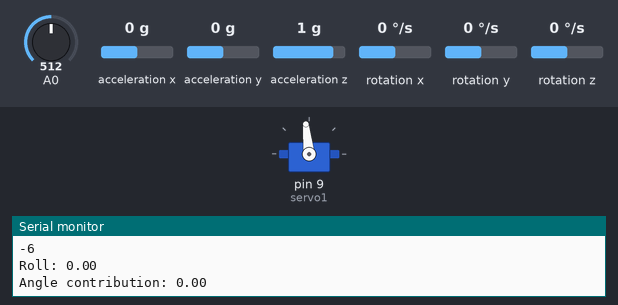
Recording of a sketch running on a simulated Arduino Uno, built with avr-gcc and run on an emulated ATmega328P. On the bench: servo, the last lines printed to the serial monitor. Inputs (shaded band) come from the test bench; at power-on: rotation x 0 °/s, A0 = 512, acceleration x 0 g, acceleration y 0 g, acceleration z 1 g, rotation y 0 °/s, rotation z 0 °/s.

Above: at 1.2 s.
1.3 s: rotation x set to -192 °/s
At 2.3 s:
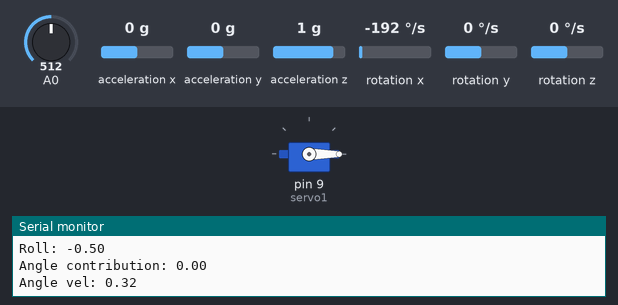
4.3 s: rotation x set to 4 °/s
7.3 s: rotation x set to 100 °/s
At 8.1 s:
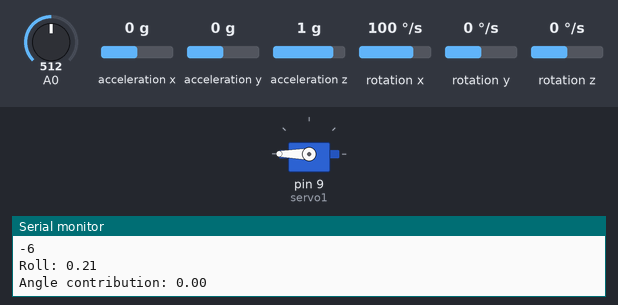
10.3 s: A0 set to 487
13.3 s: acceleration x set to -0.8 g
At 13.3 s:
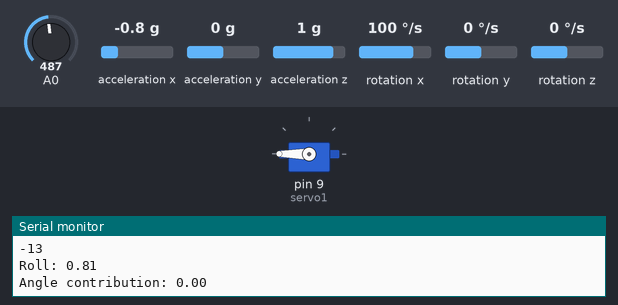
16.3 s: rotation x set to -100 °/s
At 17.4 s:
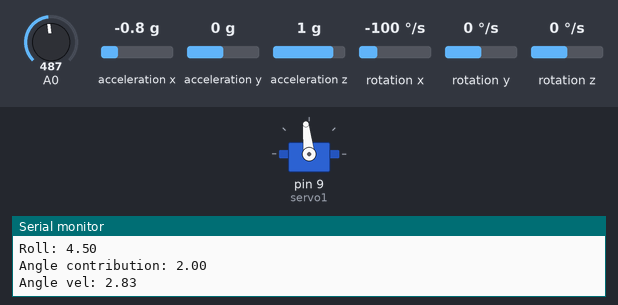
Timing chart, 0 to 19.5 s (numbered marks = the images above; inputs shaded):
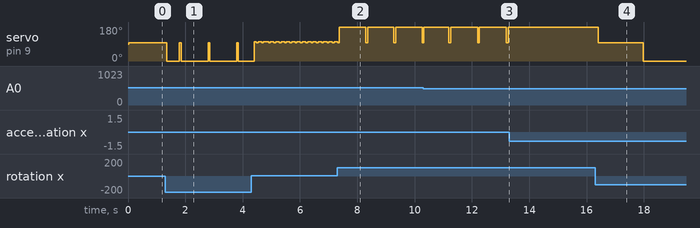

Measured:
- after the input at 1.3 s, servo on pin 9 (servo1): 96° → 0° after 0.06 s, then repeats every 1.0 s: 96° 0.06 s, 0° 0.93 s
- after the input at 7.3 s, servo on pin 9 (servo1): alternates 180° for 0.92 s and 96° for 0.06 s, starting after 0.08 s
- after the input at 13.3 s, servo on pin 9 (servo1): stops changing and stays 180°
- after the input at 16.3 s, servo on pin 9 (servo1): 180° → 96° after 0.10 s, → 0° 1.6 s later

The sketch:

Balance_v.1.0.1.ino
```cpp
////////////////////////////////////// Libary Imports ///////////////////////////////////
#include <PID_v1.h>
#include "CurieIMU.h"
#include <MadgwickAHRS.h>
#include <Servo.h>
/////////////////////////////////////////////////////////////////////////////////////////


///////////////////////////////////// Function Imports //////////////////////////////////
Servo servo1;
Madgwick filter;
/////////////////////////////////////////////////////////////////////////////////////////


////////////////////////////////////// Global Constants /////////////////////////////////
float bikeConstant = 4;
float bikeMass = 4;
float bikeHieght = 0.085; // For the moment of rotation about the base of the wheels.
float wheelMOI = 0.000126; // The flywheels moment of inertia
float g = 9.81;

/////////////////////////////////////////////////////////////////////////////////////////


///////////////////////////////////// Global Variables //////////////////////////////////
double bikeSetPoint=0, bikeRollInput, errorFactor;
double Kp=10, Ki=0, Kd=0;
double wheelRPM = 733;
double servoAngle = 0;
/////////////////////////////////////////////////////////////////////////////////////////


///////////////////////////////////// Gloabal Buffers ///////////////////////////////////

/////////////////////////////////////////////////////////////////////////////////////////

/////////////////////////////////////////// PID /////////////////////////////////////////


PID servoPID(&bikeRollInput, &errorFactor, &bikeSetPoint, Kp, Ki, Kd, DIRECT);

/////////////////////////////////////////////////////////////////////////////////////////


/////////////////////////////////////// Setup Code //////////////////////////////////////
void setup() {

  Serial.begin(9600); // This is temporary for debugging purposes only.
  while (!Serial); // Forces a wait for the serial port to open. Needed on the genuino.

  CurieIMU.begin(); // Start the IMU services on the Genuino

  ////////////////// IMU Offsets ////////////////////////
  CurieIMU.setAccelerometerOffset(X_AXIS, 0.04);
  CurieIMU.setAccelerometerOffset(Y_AXIS, 0.01);
  CurieIMU.setAccelerometerOffset(Z_AXIS, -0.98);
  CurieIMU.setGyroOffset(X_AXIS, 1.72);
  CurieIMU.setGyroOffset(Y_AXIS, 1.49);
  CurieIMU.setGyroOffset(Z_AXIS, -0.44);
  ///////////////////////////////////////////////////////

  CurieIMU.setGyroRate(25);
  CurieIMU.setAccelerometerRate(25);
  CurieIMU.setGyroRange(10); // Set the gyroscope range to 10 degrees/second (high precision)
  CurieIMU.setAccelerometerRange(2); // Set the accelerometer range to 2G
  filter.begin(25);
  servoPID.SetMode(AUTOMATIC);
  servoPID.SetOutputLimits(-200,200);
  servo1.attach(9);
}
/////////////////////////////////////////////////////////////////////////////////////////


////////////////////////////////////////// Main /////////////////////////////////////////
void loop() {
  int rawax, raway, rawaz;
  int rawgx, rawgy, rawgz;
  float roll;
  int angle;

  angle = getAngle();

  //Serial.print("This is the angle: ");
  Serial.println(angle);


  // read accelerometer measurements from device
  CurieIMU.readMotionSensor(rawax, raway, rawaz, rawgx, rawgy, rawgz);

  float ax = convertRawAcceleration(rawax);
  float ay = convertRawAcceleration(raway);
  float az = convertRawAcceleration(rawaz);
  float gx = convertRawGyro(rawgx);
  float gy = convertRawGyro(rawgy);
  float gz = convertRawGyro(rawgz);

  filter.updateIMU(gx, gy, gz, ax, ay, az);

  roll = filter.getRoll(); // This produces the angle in degrees for the bikes current postion

  //////////////////////////////// This section is for counter roll motion ///////////////////////////////////////
  float servoRollReactionAngV = servoRollAngVel(wheelRPM, abs(gx), servoAngle); //This is the reaction torque from the bike roll only
  float rollPWMTimeDifference = pwmPeriodDiff(servoRollReactionAngV);
  ////////////////////////////////////////////////////////////////////////////////////////////////////////////////


  /////////////////////////////// This section is angle correction roll //////////////////////////////////////////
  float servoAngleReactionAngV = servoAngleAngV(abs(roll), wheelRPM, servoAngle);
  float anglePWMTimeDifference = pwmPeriodDiff(servoAngleReactionAngV);
  ////////////////////////////////////////////////////////////////////////////////////////////////////////////////


  ////////////////////////////////////// PID for the two Contributions ///////////////////////////////////////////
  bikeRollInput = roll; // This is the current angle of the bike.
  servoPID.Compute();
  float totalPWMChange = (rollPWMTimeDifference+anglePWMTimeDifference);//*errorFactor;
  ////////////////////////////////////////////////////////////////////////////////////////////////////////////////

  delay(15);
  Serial.print("Roll: ");
  Serial.println(roll);
  Serial.print("Angle contribution: ");
  Serial.println(anglePWMTimeDifference);
  Serial.print("Angle vel: ");
  Serial.println(servoAngleReactionAngV);
  //Serial.println(errorFactor);

  if (roll>0){
    if (gx>0){
      servo1.write(1530+totalPWMChange);
    }
    else{
      //servo1.write(1530+(abs(errorFactor)));//*anglePWMTimeDifference));
      servo1.write(1530+anglePWMTimeDifference);
    }
  }
  else{
    if (gx>0){
      //servo1.write(1530-(abs(errorFactor)));//*anglePWMTimeDifference));
      servo1.write(1530-anglePWMTimeDifference);
    }
    else{
      servo1.write(1530-totalPWMChange);
    }
  }
  //servo1.write(1600);
}
/////////////////////////////////////////////////////////////////////////////////////////


///////////////////////////////////////// Functions /////////////////////////////////////

// This function returns the servo angular velocity required to provide a corrective torque
float servoRollAngVel(float wangvel, float rollg, float servoAngle){
  float sangvel = ((bikeConstant*rollg)/(wangvel*wheelMOI*cos(radians(servoAngle))));
  return sangvel;
}

// This function returns the pulse width value needed for a specified servo angular velocity.
long pwmPeriodDiff (float servoAngVelDeg){
  float sangvel = servoAngVelDeg*0.017453;
  long t = (1.0907*sangvel*sangvel*sangvel*sangvel*sangvel) - (11.927*sangvel*sangvel*sangvel*sangvel) + (46.999*sangvel*sangvel*sangvel) - (78.133*sangvel*sangvel) + (63.148*sangvel) - 0.5;
  return t;
}

float massTorque(float angle){
  float torque = bikeMass*g*(bikeHieght*sin(radians(angle)));
  return torque;
}

float servoAngleAngV(float angle, float wheelAngV, float servoAngle){
  float torque = massTorque(angle);
  float bottom = (wheelMOI*wheelAngV*cos(radians(servoAngle)));
  float servoAngV = (torque/(wheelMOI*wheelAngV*cos(radians(servoAngle))));
  return servoAngV;
}

float currentServoAngle(float previousAngle){

}

float convertRawAcceleration(int aRaw) {
  // since we are using 2G range
  // -2g maps to a raw value of -32768
  // +2g maps to a raw value of 32767

  float a = (aRaw * 2.0) / 32768.0;
  return a;
}

float convertRawGyro(int gRaw) {
  // since we are using 10 degrees/seconds range
  // -10 maps to a raw value of -32768
  // +10 maps to a raw value of 32767
  float g = (gRaw * 10.0) / 32768.0;
  return g;
}
float getAngle(){
  int sensorValue = analogRead(A0);
  //Serial.println(sensorValue);
  float angle = (sensorValue+1) * (27220/1024);
  return ((int)(angle/100)-139);
}
/////////////////////////////////////////////////////////////////////////////////////////
```
